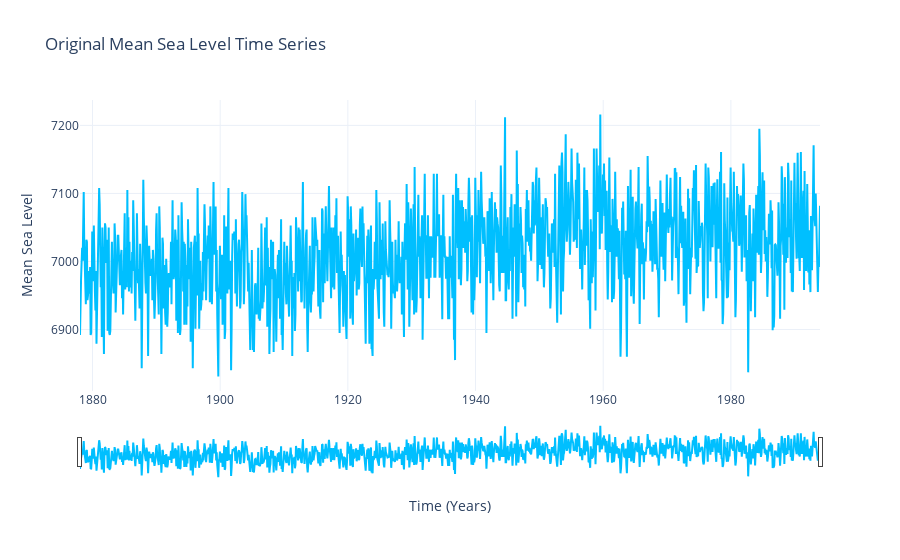

Here is the notebook cell this chart was saved with:
### Markdown cell above
### Plotting the original time series data

### Code cell
# Plot the original time series data

fig = go.Figure()

fig.add_trace(go.Scatter(
    x=data.index.values, 
    y=data.sea_level, 
    line_color='deepskyblue'))

fig.update_layout(
    template = "plotly_white",
    title_text="Original Mean Sea Level Time Series",
    xaxis_rangeslider_visible=True)

fig.update_xaxes(title_text="Time (Years)")
fig.update_yaxes(title_text="Mean Sea Level")

fig.show()

### Figure 1 — Plotly figure (JSON) as saved in the notebook; plotly's stock layout.template omitted (floating-point values rounded to 4 significant figures; data arrays with more than 128 entries replaced by an {"elided": "..."} marker saying what was removed)
{"data": [{"line": {"color": "deepskyblue"}, "type": "scatter", "x": {"elided": "1392 float values"}, "y": {"elided": "1392 int values"}}], "layout": {"title": {"text": "Original Mean Sea Level Time Series"}, "xaxis": {"rangeslider": {"visible": true}, "title": {"text": "Time (Years)"}}, "yaxis": {"title": {"text": "Mean Sea Level"}}}}
